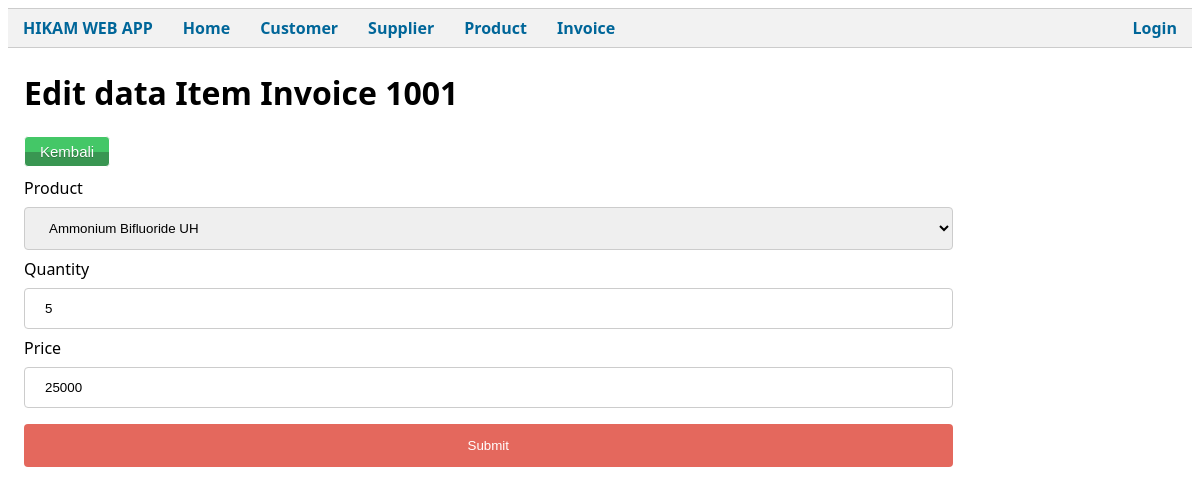
The app's page /public/Invoice/editItemPage/1001 with its own data.
### tables this page shows
CREATE TABLE `invc_item` (
  `invc_item_id` int(11) NOT NULL,
  `invoice_id` int(11) NOT NULL,
  `product_id` int(11) NOT NULL,
  `quantity` int(11) NOT NULL,
  `price` decimal(10,0) NOT NULL
);

### app/core/Controller.php (called while the page is built, shortened)
<?php
class Controller
{
    public function view($view, $data = [])
    {
        require_once('../app/views/' . $view . '.php');
    }
    public function model($model)
    {
        return new $model;
    }
}

### app/controllers/Invoice.php (called while the page is built, shortened)
<?php
class Invoice extends Controller
{
    public function editItemPage($invc_item_id)
    {
        $data['judul'] = "Edit Item Invoice ";
        $data['product'] = $this->model('Product_model')->getAllProduct();
        $data['invc_item'] = $this->model('Invoice_model')->getInvoiceItembyId($invc_item_id);
        $data['invc'] = $this->model('Invoice_model')->getInvoiceById($data['invc_item']['invoice_id']);
        $this->view('Invoice/editItemPage', $data);
    }
}

### app/core/App.php (called while the page is built, shortened)
<?php
class App
{
    protected $method = 'index';
    protected $params = [];
    public function __construct()
    {
        $url = $this->parseURL();
        if (isset($url[0])) {
            if (file_exists('../app/controllers/' . $url[0] . '.php')) {
                unset($url[0]);
            }
        }
        $this->controller = new $this->controller;
        if (isset($url[1])) {
            if (method_exists($this->controller, $url[1])) {
                $this->method = $url[1];
                unset($url[1]);
            }
        }
        if (!empty($url)) {
            $this->params = array_values($url);
        }
        call_user_func_array([$this->controller, $this->method], $this->params);
    }
    public function parseURL()
    {
        if (isset($_GET['url'])) {
            $url = rtrim($_GET['url'], '/');
            $url = filter_var($url, FILTER_SANITIZE_URL);
            $url = explode('/', $url);
            return $url;
        }
    }
}

### public/index.php (called while the page is built, shortened)
<?php
$app = new App;

### app/core/Database.php (called while the page is built, shortened)
<?php
class Database
{
    private $host = DB_HOST;
    private $db_name = DB_NAME;
    private $user = DB_USER;
    private $pass = DB_PASS;
    private $dbh;
    private $stmt;
    public function __construct()
    {
        $dsn =  'mysql:host=' . $this->host . ';dbname=' . $this->db_name;
        $option = [
            PDO::ATTR_PERSISTENT => true,
            PDO::ATTR_ERRMODE => PDO::ERRMODE_EXCEPTION
        ];
        try {
            $this->dbh = new PDO($dsn, $this->user, $this->pass, $option);
        } catch (PDOException $e) {
            die($e->getMessage());
        }
    }
    public function query($query)
    {
        $this->stmt = $this->dbh->prepare($query);
    }
    public function execute()
    {
        $this->stmt->execute();
    }
    public function resultSet()
    {
        $this->execute();
        return $this->stmt->fetchAll(PDO::FETCH_ASSOC);
    }
    public function single()
    {
        $this->execute();
        return $this->stmt->fetch(PDO::FETCH_ASSOC);
    }
}

### app/models/Invoice_model.php (called while the page is built, shortened)
<?php
class Invoice_model
{
    private $table = "invoice";
    private $table2 = "invc_item";
    private $db;
    public function __construct()
    {
        $this->db = new Database;
    }
    public function getInvoiceById($invoice_id)
    {
        $this->db->query('SELECT * FROM ' . $this->table .
            ' WHERE invoice_id LIKE ' . $invoice_id);
        return $this->db->single();
    }
    public function getInvoiceItembyId($invc_item_id)
    {
        $this->db->query('SELECT * FROM ' . $this->table2 .
            ' WHERE invc_item_id LIKE ' . $invc_item_id);
        return $this->db->single();
    }
}

### app/models/Product_model.php (called while the page is built, shortened)
<?php
class Product_model
{
    private $table = "product";
    private $db;
    public function __construct()
    {
        $this->db = new Database;
    }
    public function getAllProduct()
    {
        $this->db->query('SELECT
                            product_id, product_name,
                            product_sell_price, unit,
                            product_desc,
                            DATE(product_updated) AS product_updated,
                            product_quantity FROM ' . $this->table);
        return $this->db->resultSet();
    }
}

### app/views/invoice/editItemPage.php (the view, shortened to what this page needs)
<div class="container">
    <h1>Edit data Item Invoice <?= $data['invc_item']['invc_item_id']; ?></h1>
    <a class="editButton" href="<?= BASEURL; ?>/Invoice/Item/ <?= $data['invc_item']['invoice_id']; ?>">Kembali</a>
    <form action="<?= BASEURL; ?>/Invoice/editItem/<?= $data['invc_item']['invoice_id']; ?>" method="post">
        <label for="product_id">Product</label>
        <select name="product_id" id="product_id">
            <?php foreach ($data['product'] as $prod) : ?>
                <option value="<?= $prod['product_id']; ?>"><?= $prod['product_name']; ?></option>
            <?php endforeach; ?>
        </select>
        <label for="quantity">Quantity</label>
        <input type="number" id="quantity" name="quantity" autocomplete="off" value="<?= $data['invc_item']['quantity']; ?>">
        <label for="price">Price</label>
        <input type="text" id="price" name="price" autocomplete="off" value="<?= $data['invc_item']['price']; ?>">
        <input type="submit" value="Submit">
    </form>
</div>

### public/css/style.css (style rules this page uses)
body { font-family: "Segoe UI", Tahoma, Geneva, Verdana, sans-serif; background-color: #fff; }
.container { padding: 2px 16px; content: ""; display: table; clear: both; }
.editButton { margin-bottom: 10px; box-shadow: inset 0px 39px 0px -24px #44c767; background-color: #399652; border-radius: 4px; border: 1px solid #ffffff; display: inline-block; cursor: pointer; color: #ffffff; font-family: Arial; font-size: 15px; padding: 6px 15px; text-decoration: none; text-shadow: 0px 1px 0px #2d7e42; }
input[type="text"], select { width: 100%; padding: 12px 20px; margin: 8px 0; display: inline-block; border: 1px solid #ccc; border-radius: 4px; box-sizing: border-box; }
input[type="email"], select { width: 100%; padding: 12px 20px; margin: 8px 0; display: inline-block; border: 1px solid #ccc; border-radius: 4px; box-sizing: border-box; }
input[type="date"], select { width: 100%; padding: 12px 20px; margin: 8px 0; display: inline-block; border: 1px solid #ccc; border-radius: 4px; box-sizing: border-box; }
input[type="number"], select { width: 100%; padding: 12px 20px; margin: 8px 0; display: inline-block; border: 1px solid #ccc; border-radius: 4px; box-sizing: border-box; -moz-appearance: textfield; }
input[type="number"] { -moz-appearance: textfield; }
input[type="submit"] { width: 100%; background-color: #e4685d; color: white; padding: 14px 20px; margin: 8px 0; border: none; border-radius: 4px; cursor: pointer; }

### records on screen
invc_item: invc_item_id "1001", quantity "5", price "25000"

### other values on screen
form field product_id "Ammonium Bifluoride UH"
